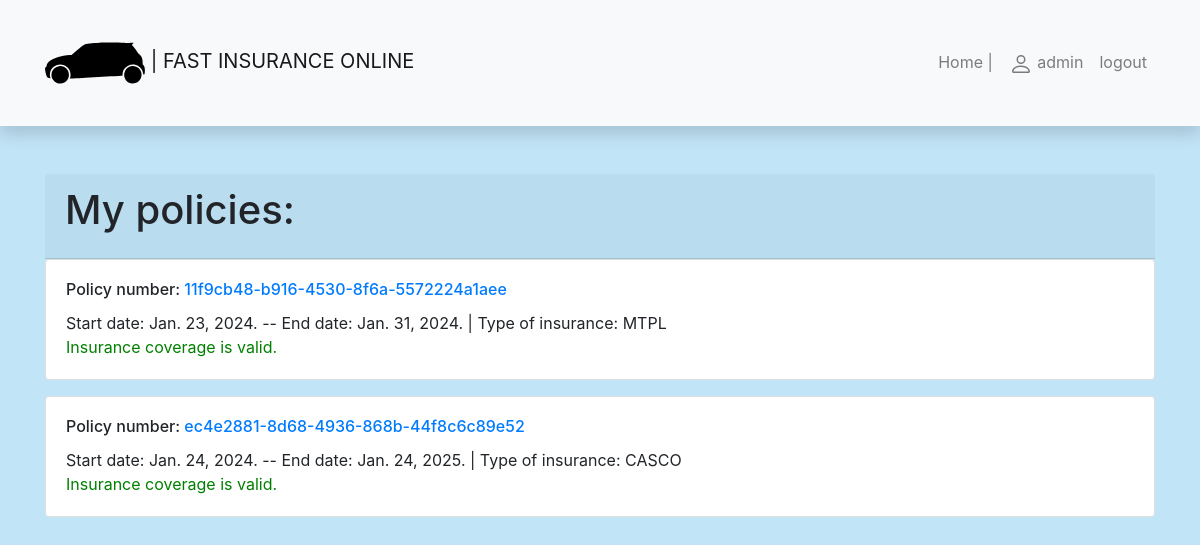
Page /insurance/my-policies/ (signed in) on the earlier database version.
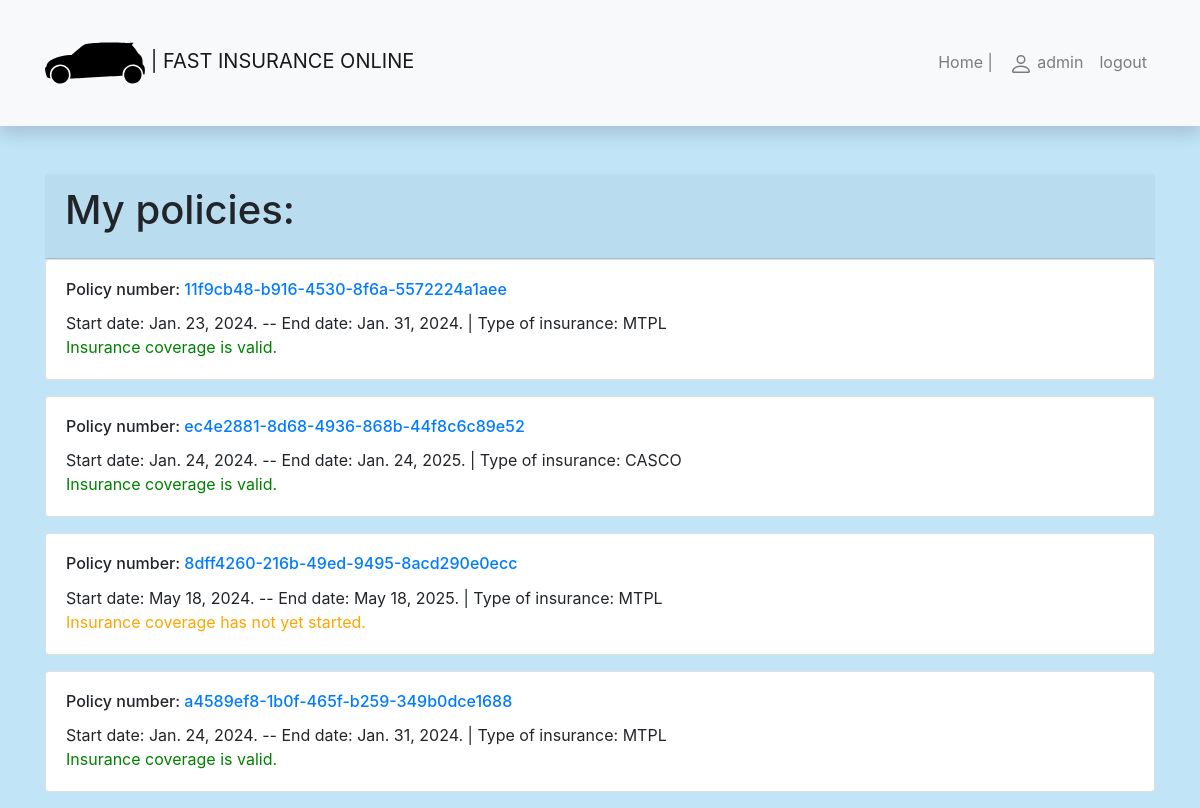
Same page on the later database version.
### insurance/models.py (models this page shows, shortened)
class Policy(models.Model):
    policyholder = models.ForeignKey('Policyholder', related_name='policies', on_delete=models.SET_NULL, null=True,
                                     blank=True)
    policy_number = models.UUIDField(primary_key=True, default=uuid.uuid4, help_text="Unique policy number.")
    start_date = models.DateField()
    end_date = models.DateField()
    policy_duration = models.IntegerField(default=365)
    policy_type = models.CharField(max_length=255)
    insurance_premium = models.FloatField()

### insurance/views.py (the view)
# urls.py: path("my-policies/", views.PoliciesByUserListView.as_view(), name="my-policies"),
class PoliciesByUserListView(LoginRequiredMixin, generic.ListView):  # Subclass of the parent class ListView.
    model = Policy
    template_name = "user_policies.html"
    context_object_name = "policies_list"
    def get_queryset(self):
        user = self.request.user
        policyholder = Policyholder.objects.get(user=user)
        return Policy.objects.filter(policyholder=policyholder)  # We can add .order_by().
    def get_context_data(self, **kwargs):
        context = super().get_context_data(**kwargs)
        context["today"] = date.today()
        return context

### insurance/templates/user_policies.html
{% extends "base.html" %}
{% block content %}
<div class="card-header">
    <h1 class="card-title">My policies:</h1>
</div>
{% if policies_list %}
{% for policy in policies_list %}
    <div class="card mb-3">
        <div class="card-body">
            <h6 class="card-title">Policy number: <a href="{% url 'policy-one' policy.policy_number %}">
                {{ policy.policy_number }}</a>
            </h6>
            <p class="card-text">Start date: {{policy.start_date}}. -- End date: {{policy.end_date}}.
            | Type of insurance: {{ policy.policy_type }}
            <br>
            {% if policy.end_date == policy.start_date %}
                <span style="color:red;">The insurance policy is not valid.</span>
            {% elif policy.end_date <= today %}
                <span style="color:red;">The insurance policy is no longer valid.</span>
            {% elif policy.start_date > today %}
                <span style="color:orange;">Insurance coverage has not yet started.</span>
            {% else %}
                <span style="color:green;">Insurance coverage is valid.</span>
            {% endif %}
            </p>
        </div>
    </div>
{% endfor %}
{% else %}
<p>You do not have insurance policies in our company.</p>
{% endif %}
{% endblock %}

Differences in the rows shown:
added Policy: policy_number "8dff4260-216b-49ed-9495-8acd290e0ecc", start_date "May 18, 2024", end_date "May 18, 2025", policy_type "MTPL", shows "Insurance coverage has not yet started."
added Policy: policy_number "a4589ef8-1b0f-465f-b259-349b0dce1688", start_date "Jan. 24, 2024", end_date "Jan. 31, 2024", policy_type "MTPL", shows "Insurance coverage is valid."
